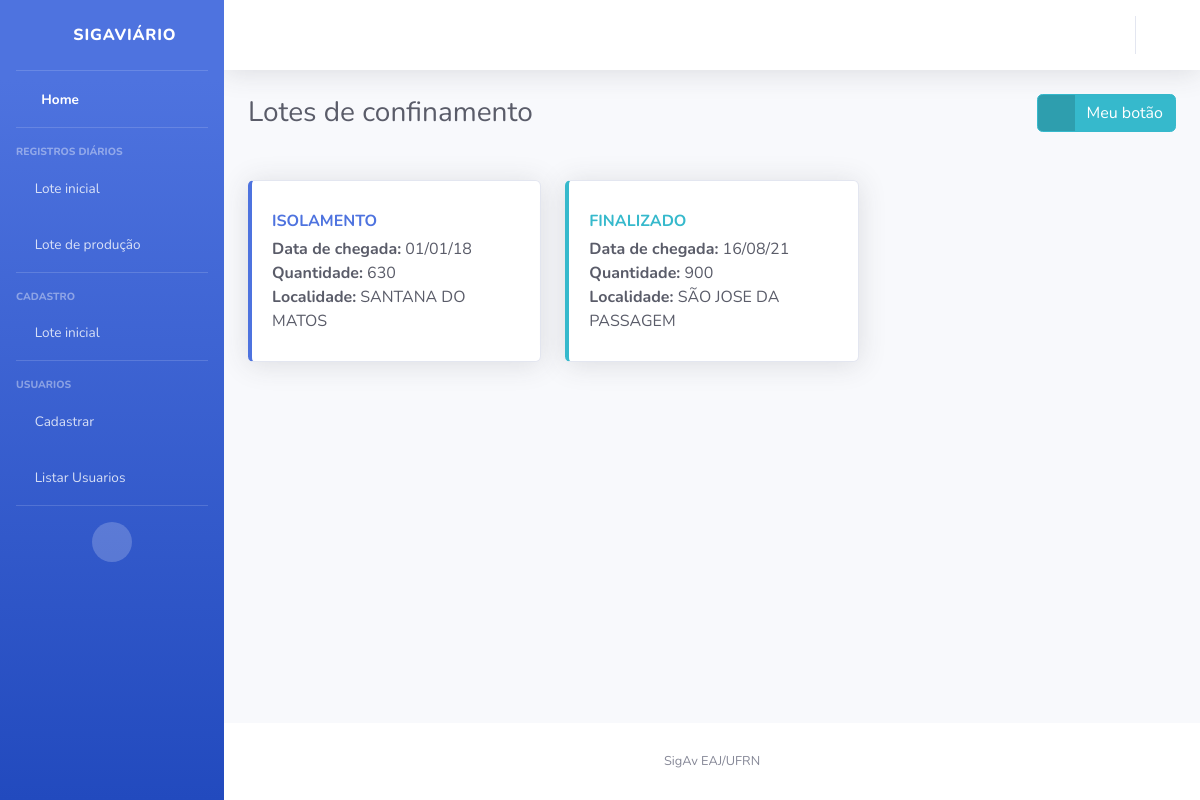
/lote/listar/, run on the app's committed database.
### lote/models.py (models this page shows, shortened)
class Lote(models.Model):
    codigo = models.CharField(max_length=50, unique=True)
    aptidao = models.CharField(max_length=1, choices=APTIDAO, default='B')
    data_chegada = models.DateField(default=date.today)
    localidade = models.CharField(max_length=200)
    quantidade_aves_chegada = models.PositiveIntegerField()
    quantidade_aves_final = models.PositiveIntegerField(null=True, blank=True)
    raca = models.CharField(max_length=1, choices=RACA)
    status = models.CharField(max_length=1, choices=STATUS, default='A')
    class Meta:
        ordering = ('status','data_chegada',)

### lote/views.py (the view)
# urls.py: path('listar/', views.ListarLotes.as_view(), name='listar'),
class ListarLotes(ListView):
    model = Lote
    template_name = 'lote/listar.html'

### templates/lote/listar.html (shortened to what this page needs)
{% extends "base.html" %}
{% block titulo %}
Lotes de confinamento
{% endblock %}
{% block titulo_lateral %}
<a href="#" class="btn btn-info btn-icon-split">
    <span class="icon text-white-50">
      <i class="fas fa-info-circle"></i>
    </span>
    <span class="text">Meu botão</span>
  </a>
{% endblock %}
{% block conteudo %}
    {% if object_list %}
        {% for lote in object_list %}
       {%if forloop.counter0|divisibleby:3 %}
        <br>
       <div class="row">
       {%endif%}
                {%  if lote.status == "A" %}
                <div class="col-lg-4 col-md-6">
                  <a href="{% url 'lote:detalhes'%}" style="text-decoration: none;">
                    <div class="card border-left-primary shadow h-100 py-2">
                      <div class="card-body">
                        <div class="row no-gutters align-items-center">
                          <div class="col mr-2">
                            <div class="text-m font-weight-bold text-primary text-uppercase mb-1">{{lote.get_status_display}}</div>
                            <div class="mb-0 text-gray-800"><strong>Data de chegada:</strong> {{lote.data_chegada|date:"d/m/y"}}</div>
                            <div class="mb-0 text-gray-800"><strong>Quantidade:</strong> {{lote.quantidade_aves_final}}</div>
                            <div class="mb-0 text-gray-800"><strong>Localidade:</strong> {{lote.localidade}}</div>
                          </div>
                          <div class="col-auto">
                            <i class="fas fa-kiwi-bird fa-3x" style="color:#007bff"></i>
                          </div>
                        </div>
                      </div>
                    </div>
                  </a>
                </div>
                {% else %}
          <div class="col-lg-4 col-md-6">
            <a href="{% url 'lote:detalhes'%}" style="text-decoration: none;">
            <div class="card border-left-info shadow h-100 py-2">
              <div class="card-body">
                <div class="row no-gutters align-items-center">
                  <div class="col mr-2">
                    <div class="text-m font-weight-bold text-info text-uppercase mb-1">{{lote.get_status_display}}</div>
                    <div class="mb-0 text-gray-800"><strong>Data de chegada:</strong> {{lote.data_chegada|date:"d/m/y"}}</div>
                    <div class="mb-0 text-gray-800"><strong>Quantidade:</strong> {{lote.quantidade_aves_final}}</div>
                    <div class="mb-0 text-gray-800"><strong>Localidade:</strong> {{lote.localidade}}</div>
                  </div>
                  <div class="col-auto">
                    <i class="far fa-list-alt fa-3 fa-3x" style="color:#17a2b8"></i>
                  </div>
                </div>
              </div>
            </div>
          </a>
          </div>
         {%endif%}
        {% endfor %}
     {% if not object_list|length|divisibleby:3 %}
      </div>
     {% endif %}
    {% else %}
        <p>Não há produção.</p>
    {% endif %}
{% endblock %}

### data on the page
Lote: status "ISOLAMENTO", data_chegada "01/01/18", quantidade_aves_final "630", localidade "SANTANA DO MATOS"
Lote: status "FINALIZADO", data_chegada "16/08/21", quantidade_aves_final "900", localidade "SÃO JOSE DA PASSAGEM"
